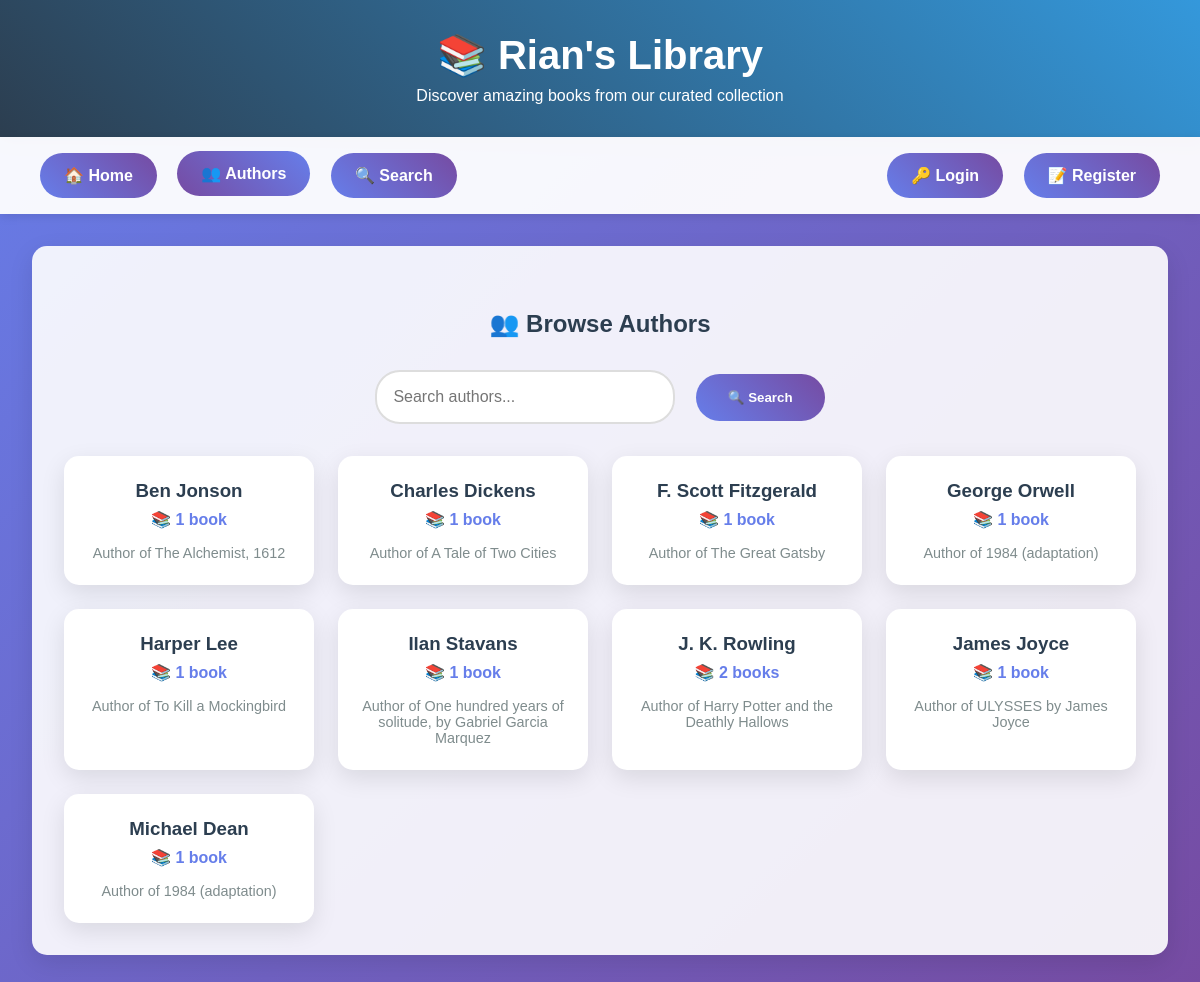
/authors/, run on an earlier commit of the app's database.
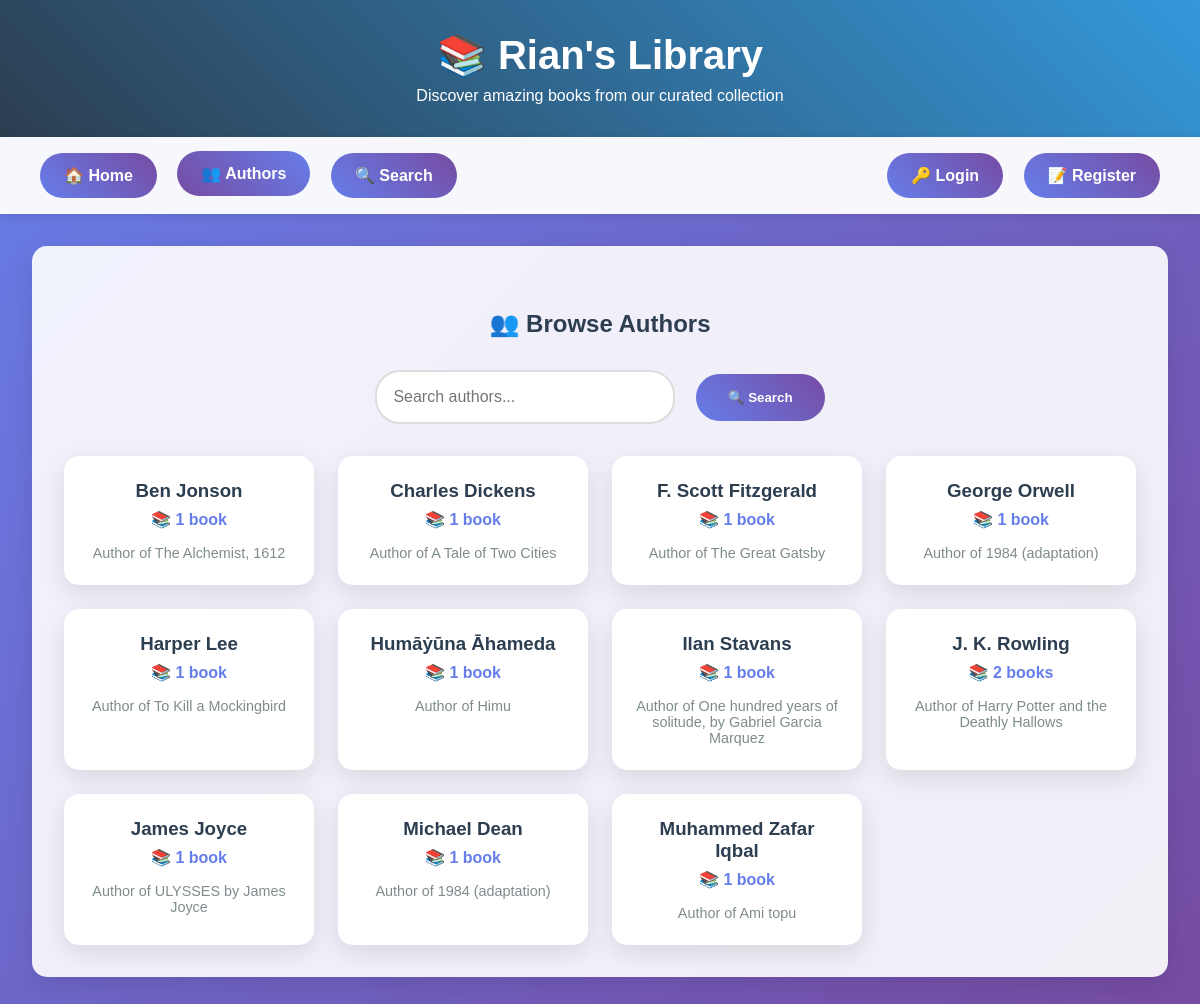
And on a later commit of the database.
### books/models.py (models this page shows, shortened)
class Author(models.Model):
    name = models.CharField(max_length=200, unique=True)
    birth_date = models.CharField(max_length=50, blank=True, null=True)
    bio = models.TextField(blank=True, null=True)
    created_at = models.DateTimeField(auto_now_add=True)
    class Meta:
        ordering = ['name']

### books/views.py (the view)
# urls.py: path('authors/', views.authors, name='authors'),
def authors(request):
    authors_list = Author.objects.annotate(
        book_count=Count('books')
    ).filter(book_count__gt=0).order_by('name')
    search_query = request.GET.get('search', '').strip()
    if search_query:
        authors_list = authors_list.filter(
            name__icontains=search_query
        )
    paginator = Paginator(authors_list, 12)
    page_number = request.GET.get('page')
    authors_page = paginator.get_page(page_number)
    context = {
        'authors': authors_page,
        'search_query': search_query,
        'is_paginated': authors_page.has_other_pages(),
        'page_obj': authors_page,
    }
    return render(request, 'books/authors.html', context)

### templates/books/authors.html (shortened to what this page needs)
{% extends 'base.html' %}
{% load static %}
{% block content %}
<h2>👥 Browse Authors</h2>
<div class="search-container">
    <form method="GET">
        <input type="text" id="searchInput" name="search" placeholder="Search authors..."
               value="{{ request.GET.search }}">
        <button type="submit" id="searchBtn">🔍 Search</button>
    </form>
</div>
{% if authors %}
    <div class="author-grid">
        {% for author in authors %}
            <div class="author-card" onclick="location.href='{% url 'books:author_books' author.id %}'">
                <h3>{{ author.name }}</h3>
                <div class="book-count">
                    📚 {{ author.books.count }} book{{ author.books.count|pluralize }}
                </div>
                {% if author.bio %}
                    <p style="margin-top: 1rem; font-size: 0.9rem; color: #7f8c8d;">
                        {{ author.bio|truncatewords:15 }}
                    </p>
                {% endif %}
            </div>
        {% endfor %}
    </div>
{% endif %}
{% endblock %}

What changed in the data, as far as the page shows it:
added Author: name "Humāẏūna Āhameda", books.count "1", bio "Author of Himu"
added Author: name "Muhammed Zafar Iqbal", books.count "1", bio "Author of Ami topu"
